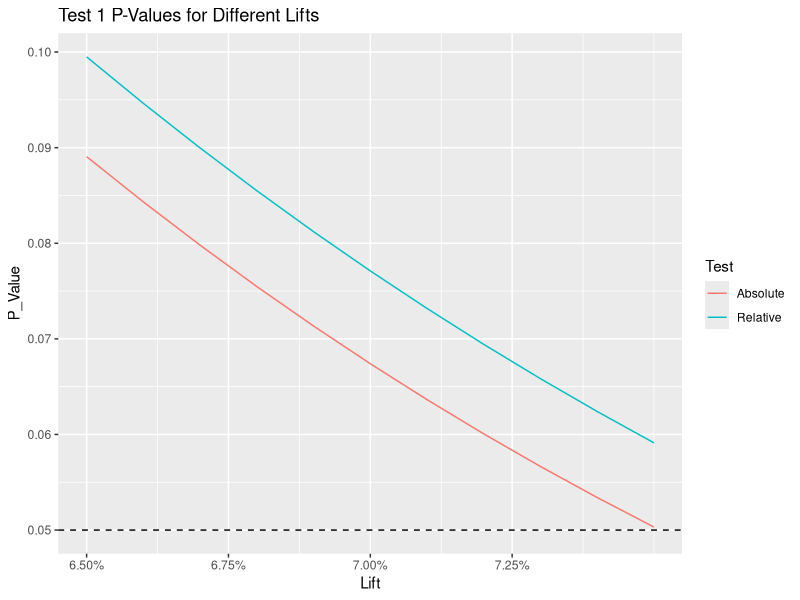
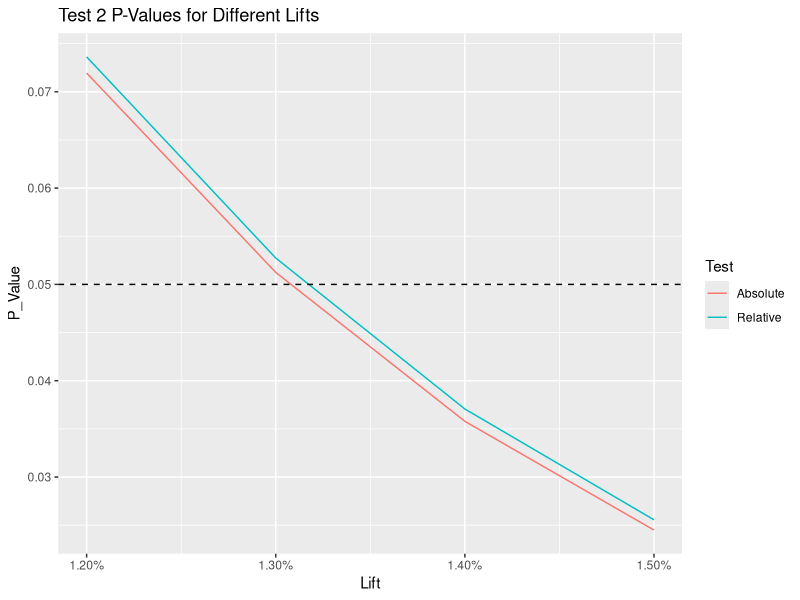

These figures' R source, in order:
## ---- chunk 1
library(scales)
library(ggplot2)
library(dplyr)

# Function to run t-test given a metric, variance, alpha and degrees of freedom
#' @param metric test metric for significance test (e.g. absolute or relative difference between means)
#' @param var variance of test metric
#' @param alpha false positive rate
#' @param dof degrees of freedom
#' @returns results of t tests with p-value, lower and upper confidence intervals
t_test <- function(metric, var, alpha, dof) {
  test_stat <- metric / sqrt(var)
  p_value <- 2 * (1 - pt(abs(test_stat), dof))
  width <- qt(1 - alpha/2, df = dof) * sqrt(var)
  confidence_interval <- c(metric - width, metric + width)
  results <- list(
    p_value = p_value, 
    LCL = metric - width,
    UCL = metric + width)
  return(results)
}

# Function to run t-tests on relative and absolute difference of test metric
#' @param experiment list of experiment parameters including number of observations, baseline metric and lift
#' @param alpha false positive rate
#' @returns list of results for t tests of absolute difference (with unadjusted variance) and relative difference (with adjusted variance)
compare_tests <- function(experiment, alpha) {
  mu_1 <- experiment$mu_1
  mu_2 <- mu_1*(1+experiment$lift)
  n_1 <- experiment$n_1
  n_2 <- experiment$n_2
  
  # If variance is not already given, assume binomial distribution and 
  # calculate variance. Otherwise, use stored variance
  if (is.null(experiment$var_1)) {
    var_1 <- mu_1*(1-mu_1)
    var_2 <- mu_2*(1-mu_2)
  } else {
    var_1 <- experiment$var_1
    var_2 <- experiment$var_2
  }
  
  # Get degrees of freedom
  dof <- ((var_2 / n_2) + (var_1/n_1))**2 / (var_2**2/(n_2**2*(n_2-1)) + var_1**2/(n_1**2*(n_1-1))) 
  
  # Variance of absolute difference
  unadjusted_var <- (var_1/n_1) + (var_2/n_2)
  
  # Variance of relative difference
  adjusted_var <- (var_2 / (mu_1**2*n_2)) + (var_1 * mu_2**2 / (mu_1**4*n_1))
  
  # Run t-tests
  absolute_results <- t_test(metric = mu_2 - mu_1, unadjusted_var, alpha, dof)
  relative_results <- t_test(metric = (mu_2/mu_1) - 1, adjusted_var, alpha, dof)
  
  results <- list(absolute = absolute_results, relative = relative_results)
  return(results)
}
## ---- chunk 2
alpha <- .05
## ---- chunk 3
test_1_lifts <- seq(.065, .075, .001)
test_1_absolute_p_values <- c()
test_1_relative_p_values <- c()

# Get results from t-tests for absolute and relative differences
for (lift in test_1_lifts) {
  test_1 <- list(n_1 = 700000, n_2 = 710000, mu_1 = 0.002, lift = lift)
  results <- compare_tests(test_1, alpha)
  test_1_absolute_p_values <- c(test_1_absolute_p_values, results$absolute$p_value)
  test_1_relative_p_values <- c(test_1_relative_p_values, results$relative$p_value)

}

# Prepare data for plotting
test_1_plot_data <- data.frame("Test" = c(rep("Absolute", length(test_1_lifts)),
                                   rep("Relative", length(test_1_lifts))),
                        "Lift"= rep(test_1_lifts, 2),
                        "P_Value" = c(test_1_absolute_p_values,
                                      test_1_relative_p_values))

# Plot p-value vs. lifts for relative and absolute tests
ggplot(test_1_plot_data, aes(x = Lift, y = P_Value, color = Test)) + geom_line() +
  geom_hline(yintercept = alpha, linetype = "dashed") +
  scale_x_continuous(labels = scales::percent, 
                     breaks = c(.065, .0675, .07, .0725)) +
  ggtitle("Test 1 P-Values for Different Lifts")

## ---- chunk 4

test_2_lifts <- seq(.012, .015, .001)
test_2_absolute_p_values <- c()
test_2_relative_p_values <- c()

# Get results from t-tests for absolute and relative differences
for (lift in test_2_lifts) {
  test_2 <- list(n_1 = 46000, n_2 = 46700, mu_1 = 0.33, lift = lift, var_1 = 0.33^2,
                 var_2 = 0.34^2)
  results <- compare_tests(test_2, alpha)
  test_2_absolute_p_values <- c(test_2_absolute_p_values, results$absolute$p_value)
  test_2_relative_p_values <- c(test_2_relative_p_values, results$relative$p_value)

}

# Prepare data for plotting
test_2_plot_data <- data.frame("Test" = c(rep("Absolute", length(test_2_lifts)),
                                            rep("Relative", length(test_2_lifts))),
                                 "Lift"= rep(test_2_lifts, 2),
                                 "P_Value" = c(test_2_absolute_p_values,
                                               test_2_relative_p_values))

# Plot p-value vs. lifts for relative and absolute tests
ggplot(test_2_plot_data, aes(x = Lift, y = P_Value, color = Test)) + geom_line() +
  geom_hline(yintercept = alpha, linetype = "dashed") +
  scale_x_continuous(labels = scales::percent) +
  ggtitle("Test 2 P-Values for Different Lifts")
